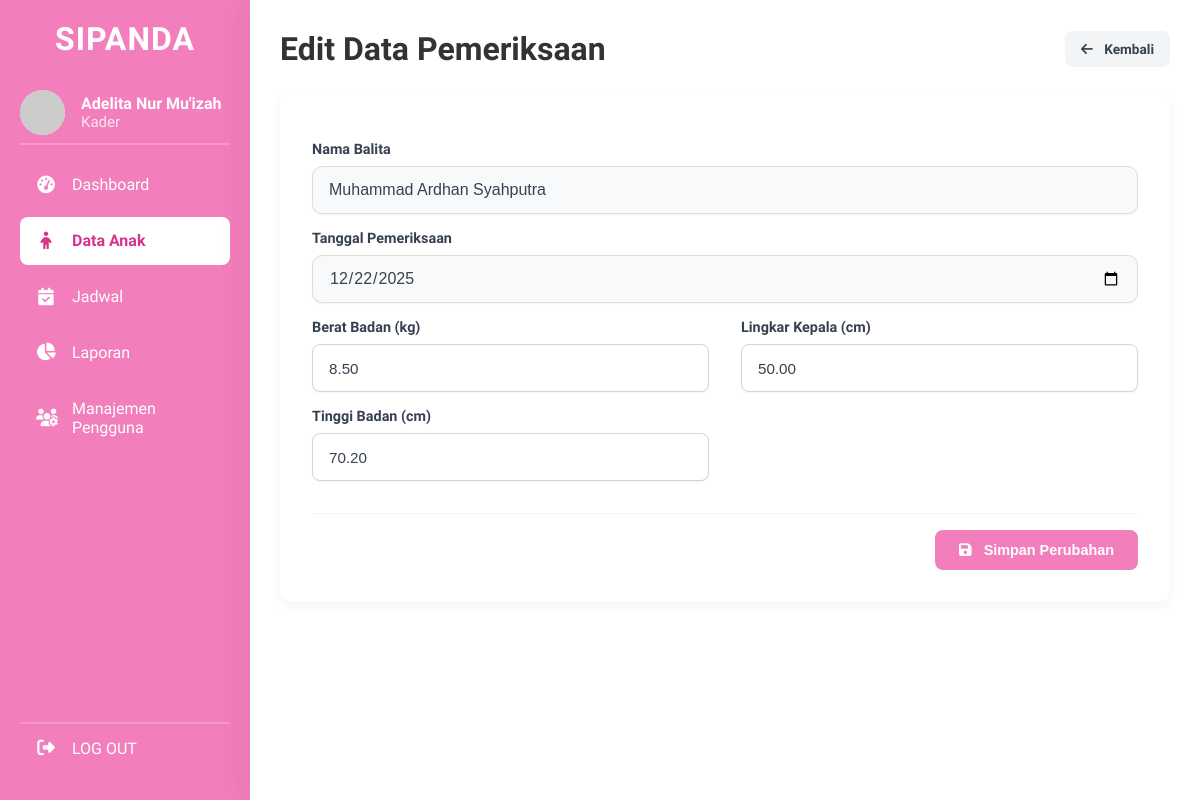
Page /edit_pemeriksaan.php?id_pemeriksaan=27 (signed in) on the committed database.
### tables this page shows
CREATE TABLE `pemeriksaan` (
  `id_pemeriksaan` int(11) NOT NULL,
  `id_balita` int(11) NOT NULL,
  `tanggal_periksa` date NOT NULL,
  `berat_badan` decimal(5,2) DEFAULT NULL COMMENT 'dalam KG',
  `tinggi_badan` decimal(5,2) DEFAULT NULL COMMENT 'dalam CM',
  `lingkar_kepala` decimal(5,2) DEFAULT NULL COMMENT 'dalam CM',
  `catatan` text DEFAULT NULL,
  `status_validasi` enum('Belum Divalidasi','Valid','Tidak Valid') DEFAULT 'Belum Divalidasi',
  `id_kader` int(11) DEFAULT NULL,
  `id_bidan_validator` int(11) DEFAULT NULL,
  `validated_at` timestamp NULL DEFAULT NULL,
  `created_at` timestamp NOT NULL DEFAULT current_timestamp()
);

CREATE TABLE `balita` (
  `id_balita` int(11) NOT NULL,
  `nama_balita` varchar(100) NOT NULL,
  `nik_balita` varchar(16) NOT NULL,
  `tanggal_lahir` date NOT NULL,
  `jenis_kelamin` enum('Laki-laki','Perempuan') NOT NULL,
  `nama_orang_tua` varchar(100) NOT NULL,
  `alamat` text DEFAULT NULL,
  `foto_profil` varchar(255) DEFAULT NULL,
  `id_kader_pendaftar` int(11) DEFAULT NULL,
  `is_active` tinyint(1) NOT NULL DEFAULT 1,
  `created_at` timestamp NOT NULL DEFAULT current_timestamp()
);

### edit_pemeriksaan.php (the view, shortened to what this page needs)
<?php
require 'config/database.php';
$id_pemeriksaan = $_GET['id_pemeriksaan'];
$stmt = $conn->prepare(
    "SELECT p.*, b.nama_balita
     FROM pemeriksaan p
     JOIN balita b ON p.id_balita = b.id_balita
     WHERE p.id_pemeriksaan = ?"
);
$stmt->bind_param("i", $id_pemeriksaan);
$stmt->execute();
$result = $stmt->get_result();
$pemeriksaan = $result->fetch_assoc();
include 'templates/header.php';
?>
<div class="dashboard-container">
    <aside class="sidebar">
        <div class="sidebar-header">
            <h2>SIPANDA</h2>
        </div>
        <div class="sidebar-user">
            <img src="https://ui-avatars.com/api/?name=<?= urlencode($_SESSION['nama_lengkap']) ?>&background=FBCFE8&color=B42373"
                alt="User Avatar">
            <div class="user-info">
                <h4><?= htmlspecialchars($_SESSION['nama_lengkap']) ?></h4>
                <p><?= htmlspecialchars(ucfirst($_SESSION['role'])) ?></p>
            </div>
        </div>
        <ul class="sidebar-nav">
            <li><a href="dashboard_kader.php"><i class="fa-solid fa-tachometer-alt"></i> Dashboard</a></li>
            <li><a href="data_anak.php" class="active"><i class="fa-solid fa-child"></i> Data Anak</a></li>
            <li><a href="jadwal_imunisasi.php"><i class="fa-solid fa-calendar-check"></i> Jadwal</a></li>
            <li><a href="laporan.php"><i class="fa-solid fa-chart-pie"></i> Laporan</a></li>
            <li><a href="manajemen_pengguna.php"><i class="fa-solid fa-users-cog"></i> Manajemen Pengguna</a></li>
        </ul>
        <div class="sidebar-footer">
            <ul class="sidebar-nav">
                <li><a href="<?= BASE_URL ?>/logout.php"><i class="fa-solid fa-right-from-bracket"></i> LOG OUT</a></li>
            </ul>
        </div>
    </aside>
    <main class="main-content">
        <div class="main-header">
            <h1>Edit Data Pemeriksaan</h1>
            <a href="detail_anak.php?id=<?= $pemeriksaan['id_balita'] ?>" class="btn-kembali"><i
                    class="fa-solid fa-arrow-left"></i> Kembali</a>
        </div>
        <div class="form-card">
            <form action="process/proses_edit_pemeriksaan.php" method="POST">
                <div class="form-group">
                    <label>Nama Balita</label>
                    <input type="text" class="form-input" value="<?= htmlspecialchars($pemeriksaan['nama_balita']) ?>"
                        readonly disabled>
                </div>
                <div class="form-group">
                    <label for="tanggal_periksa">Tanggal Pemeriksaan</label>
                    <input type="date" id="tanggal_periksa" name="tanggal_periksa" class="form-input"
                        value="<?= htmlspecialchars($pemeriksaan['tanggal_periksa']) ?>" required>
                </div>
                <div class="form-grid">
                    <div class="form-column">
                        <div class="form-group">
                            <label for="berat_badan">Berat Badan (kg)</label>
                            <input type="number" step="0.01" id="berat_badan" name="berat_badan" class="form-input"
                                value="<?= htmlspecialchars($pemeriksaan['berat_badan']) ?>" placeholder="Contoh: 8.5">
                        </div>
                        <div class="form-group">
                            <label for="tinggi_badan">Tinggi Badan (cm)</label>
                            <input type="number" step="0.01" id="tinggi_badan" name="tinggi_badan" class="form-input"
                                value="<?= htmlspecialchars($pemeriksaan['tinggi_badan']) ?>"
                                placeholder="Contoh: 70.2">
                        </div>
                    </div>
                    <div class="form-column">
                        <div class="form-group">
                            <label for="lingkar_kepala">Lingkar Kepala (cm)</label>
                            <input type="number" step="0.01" id="lingkar_kepala" name="lingkar_kepala"
                                class="form-input" value="<?= htmlspecialchars($pemeriksaan['lingkar_kepala']) ?>"
                                placeholder="Contoh: 45.0">
                        </div>
                    </div>
                </div>
                <div class="form-actions">
                    <button type="submit" class="btn-simpan">
                        <i class="fa-solid fa-save"></i> Simpan Perubahan
                    </button>
                </div>
            </form>
        </div>
    </main>
</div>
<?php $conn->close();
include 'templates/footer.php'; ?>

### assets/css/style.css (style rules this page uses)
* { margin: 0; padding: 0; box-sizing: border-box; }
body { font-family: "Baloo 2", cursive; background-color: white; min-height: 100vh; }
label { display: block; margin-bottom: 0.5rem; font-size: 14px; color: #444; font-weight: 500; }
input[type="text"], input[type="date"], input[type="password"] { width: 100%; padding: 0.8rem 1rem; border: 1px solid #ddd; border-radius: 10px; font-size: 1rem; background-color: #f8f9fb; transition: border-color 0.2s ease, box-shadow 0.2s ease; }

### assets/css/dashboard.css (style rules this page uses)
*, *::before, *::after { box-sizing: border-box; }
body.dashboard-body { display: block; justify-content: normal; align-items: normal; min-height: 100vh; background-color: white; }
.dashboard-container { display: flex; width: 100%; min-height: 100vh; }
.sidebar { width: 250px; background-color: #f37ebc; color: white; display: flex; flex-direction: column; padding: 20px; flex-shrink: 0; box-sizing: border-box; position: sticky; top: 0; height: 100vh; }
.sidebar-header { margin-bottom: 2rem; }
.sidebar-header h2 { font-size: 32px; font-weight: 700; text-align: center; letter-spacing: 1px; }
.sidebar-user { display: flex; align-items: center; margin-bottom: 1rem; padding-bottom: 0.5rem; border-bottom: 2px solid rgba(255, 255, 255, 0.2); }
.sidebar-user img { width: 45px; height: 45px; border-radius: 50%; margin-right: 1rem; background-color: #fbcfe8; }
.user-info h4 { font-size: 1rem; font-weight: 600; margin: 0; }
.user-info p { font-size: 15px; margin: 0; opacity: 0.8; }
.sidebar-nav { list-style: none; padding: 0; margin: 0; flex-grow: 1; }
.sidebar-nav li { margin-bottom: 0.5rem; }
.sidebar-nav a { display: flex; align-items: center; padding: 0.9rem 1rem; border-radius: 0.5rem; text-decoration: none; color: white; font-weight: 500; transition: background-color 0.2s ease; }
.sidebar-nav a i { width: 20px; margin-right: 1rem; font-size: 1.1rem; text-align: center; }
.sidebar-nav a.active { background-color: white; color: #d6338a; font-weight: 600; }
.sidebar-footer { margin-top: 0.5rem; border-top: 2px solid rgba(255, 255, 255, 0.2); }
.main-content { flex-grow: 1; padding: 1.5rem 2rem; background-color: #ffffff; box-shadow: -10px 0 25px rgba(0, 0, 0, 0.05); z-index: 10; }
.main-header { display: flex; justify-content: flex-start; align-items: center; margin-bottom: 0.5rem; }
.main-header h1 { font-size: 2rem; font-weight: 700; color: #333333; }
.card, .table-wrapper, .form-card, .profile-card { box-shadow: 0 2px 8px rgba(0, 0, 0, 0.05); }
.form-card { background-color: white; border-radius: 0.75rem; padding: 2rem; box-shadow: 0 4px 12px rgba(0, 0, 0, 0.05); }
.form-grid { display: grid; grid-template-columns: 1fr 1fr; gap: 2rem; }
.form-group label { display: block; font-weight: 600; color: #374151; margin-bottom: 0.5rem; font-size: 0.9rem; padding-top: 1rem; }
.form-input, .form-select, .form-textarea { width: 100%; padding: 0.75rem 1rem; border: 1px solid #d1d5db; border-radius: 0.5rem; font-size: 0.95rem; font-family: "Poppins", sans-serif; transition: border-color 0.2s, box-shadow 0.2s; background-color: #fff; color: #374151; box-shadow: 0 1px 2px rgba(0, 0, 0, 0.05); }
.form-input, .form-select { height: 48px; line-height: 1.5; }
.form-actions { margin-top: 2rem; text-align: right; border-top: 1px solid #f3f4f6; padding-top: 1rem; }
.btn-simpan { background-color: #f37ebc; color: white; padding: 0.75rem 1.5rem; border: none; border-radius: 0.5rem; font-weight: 600; font-size: 0.9rem; cursor: pointer; text-decoration: none; transition: background-color 0.2s ease; }
.btn-simpan i { margin-right: 0.5rem; }
.btn-kembali { background-color: #f3f4f6; color: #374151; padding: 0.6rem 1rem; border-radius: 0.5rem; font-size: 0.85rem; font-weight: 600; text-decoration: none; transition: background-color 0.2s ease; }
.btn-kembali i { margin-right: 0.5rem; }
* { transition: all 0.2s ease-in-out; }
.main-content { padding: 30px; }
.main-header { display: flex; justify-content: space-between; align-items: center; margin-bottom: 25px; }

### rows in the picture
pemeriksaan: id_balita.nama_balita "Muhammad Ardhan Syahputra", tanggal_periksa "12/22/2025", berat_badan "8.50", tinggi_badan "70.20", lingkar_kepala "50.00"

### other values in the picture
$_SESSION['nama_lengkap'] "Adelita Nur Mu'izah"
$_SESSION['role'] "Kader"
